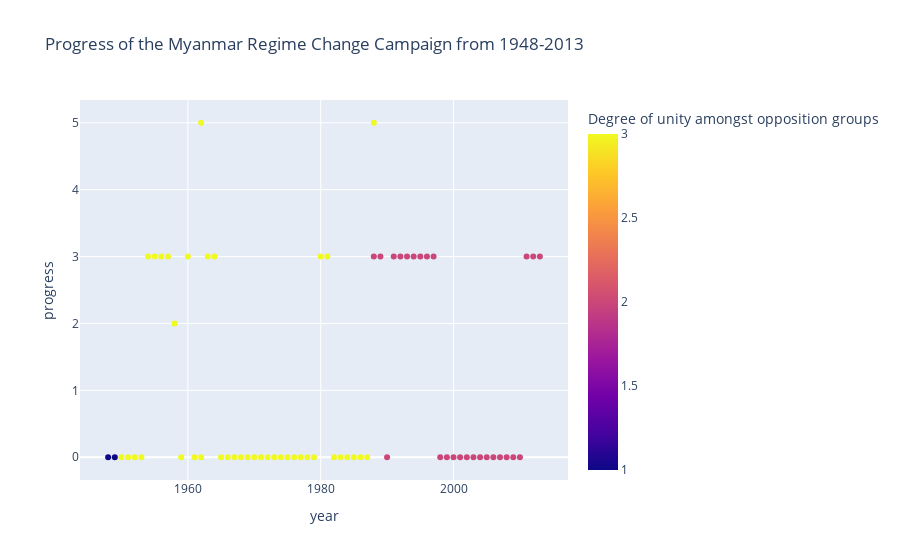

Notebook code cell kept with this figure:
### Code cell
px.scatter(
  df_mrcc,
  x = 'year',
  y = "progress",
    color = 'Degree of unity amongst opposition groups',
title = 'Progress of the Myanmar Regime Change Campaign from 1948-2013')

### Figure 1 — Plotly figure (JSON) as saved in the notebook; plotly's stock layout.template omitted (floating-point values rounded to 4 significant figures)
{"data": [{"hovertemplate": "year=%{x}<br>progress=%{y}<br>Degree of unity amongst opposition groups=%{marker.color}<extra></extra>", "legendgroup": "", "marker": {"color": [1, 1, 3, 3, 3, 3, 3, 3, 3, 3, 3, 3, 3, 3, 3, 3, 3, 3, 3, 3, 3, 3, 3, 3, 3, 3, 3, 3, 3, 3, 3, 3, 3, 3, 3, 3, 3, 3, 3, 3, 3, 3, 2, 2, 2, 2, 2, 2, 2, 2, 2, 2, 2, 2, 2, 2, 2, 2, 2, 2, 2, 2, 2, 2, 2, 2, 2, 2], "coloraxis": "coloraxis", "symbol": "circle"}, "mode": "markers", "name": "", "orientation": "v", "showlegend": false, "type": "scatter", "x": [1948, 1949, 1950, 1951, 1952, 1953, 1954, 1955, 1956, 1957, 1958, 1959, 1960, 1961, 1962, 1962, 1963, 1964, 1965, 1966, 1967, 1968, 1969, 1970, 1971, 1972, 1973, 1974, 1975, 1976, 1977, 1978, 1979, 1980, 1981, 1982, 1983, 1984, 1985, 1986, 1987, 1988, 1988, 1989, 1990, 1991, 1992, 1993, 1994, 1995, 1996, 1997, 1998, 1999, 2000, 2001, 2002, 2003, 2004, 2005, 2006, 2007, 2008, 2009, 2010, 2011, 2012, 2013], "xaxis": "x", "y": [0, 0, 0, 0, 0, 0, 3, 3, 3, 3, 2, 0, 3, 0, 5, 0, 3, 3, 0, 0, 0, 0, 0, 0, 0, 0, 0, 0, 0, 0, 0, 0, 0, 3, 3, 0, 0, 0, 0, 0, 0, 5, 3, 3, 0, 3, 3, 3, 3, 3, 3, 3, 0, 0, 0, 0, 0, 0, 0, 0, 0, 0, 0, 0, 0, 3, 3, 3], "yaxis": "y"}], "layout": {"coloraxis": {"colorbar": {"title": {"text": "Degree of unity amongst opposition groups"}}, "colorscale": [[0, "#0d0887"], [0.1111, "#46039f"], [0.2222, "#7201a8"], [0.3333, "#9c179e"], [0.4444, "#bd3786"], [0.5556, "#d8576b"], [0.6667, "#ed7953"], [0.7778, "#fb9f3a"], [0.8889, "#fdca26"], [1, "#f0f921"]]}, "legend": {"tracegroupgap": 0}, "title": {"text": "Progress of the Myanmar Regime Change Campaign from 1948-2013"}, "xaxis": {"anchor": "y", "domain": [0, 1], "title": {"text": "year"}}, "yaxis": {"anchor": "x", "domain": [0, 1], "title": {"text": "progress"}}}}
